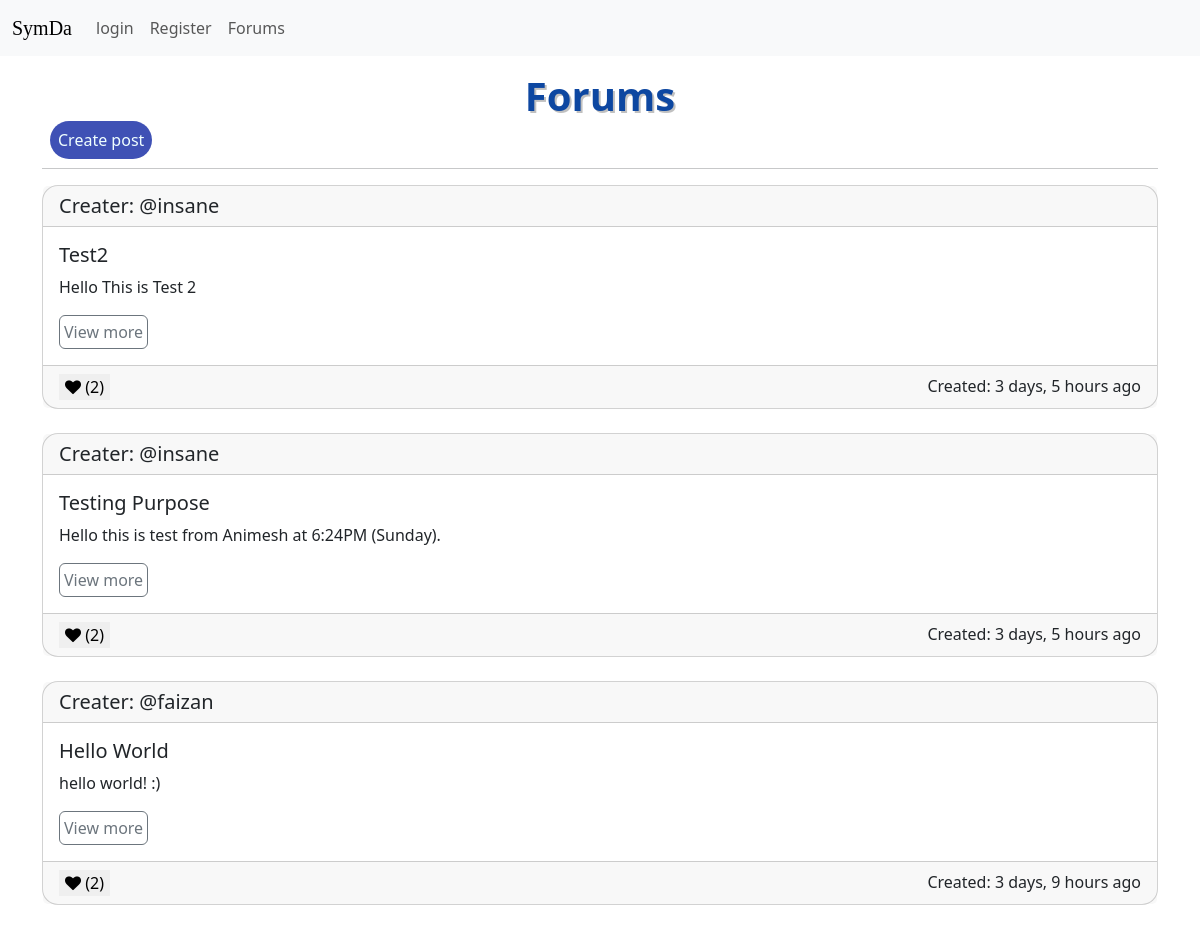
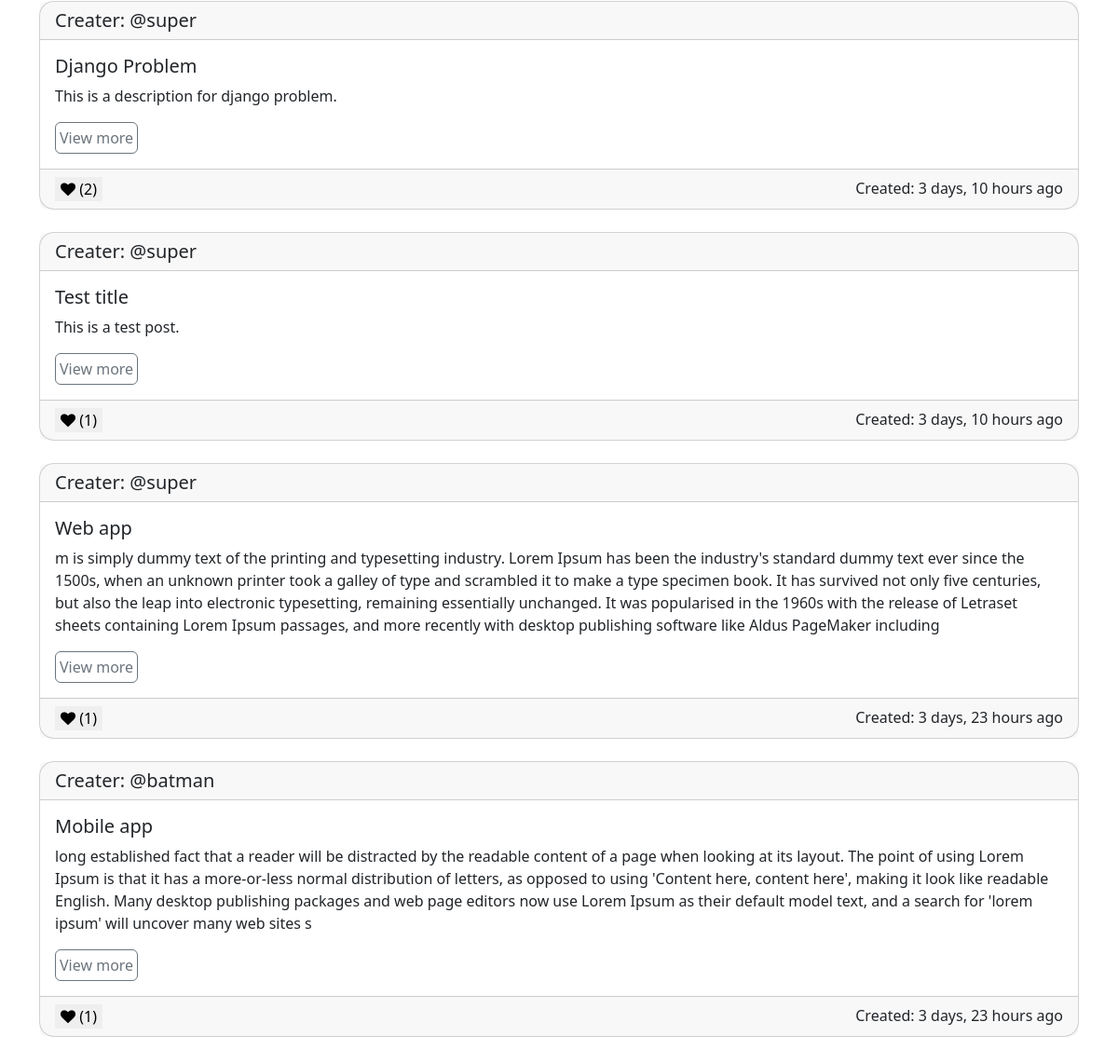
Page /forums/ on the committed database (2 pictures, top to bottom).
### forum_app/models.py (models this page shows, shortened)
class Post(models.Model):
    user = models.ForeignKey(User, on_delete=models.CASCADE)
    title = models.CharField(max_length=200, null=True)
    description = models.TextField(null=True)
    likes = models.ManyToManyField(User, related_name='blog_post')
    rand_num = models.IntegerField(null=True, blank=True)
    created = models.DateTimeField(auto_now_add=True)
    class Meta:
        ordering = ['-created']

### forum_app/views.py (the view)
# urls.py: path('', views.forums, name='forums'),
def forums(request):
    posts = Post.objects.all()
    context = {'posts': posts}
    return render(request, 'forum_app/forums.html', context)

### forum_app/templates/forum_app/forums.html (shortened to what this page needs)
{% extends 'index.html' %}
{% block content %}
<h1 class="text-center text-shadow fw-bold" style="color: #0D47A1;">Forums</h1>
<a href="{% url 'create-post' %}" class="rounded-pill p-2 m-2 create-post">Create post</a><br>
<hr>
{% for post in posts %}
<div class="card rounded-4">
  <h5 class="card-header">Creater: @{{post.user.username}}</h5>
  <div class="card-body">
    <h5 class="card-title">{{post.title}}</h5>
    <p class="card-text">{{post.description}}</p>
    <a href="{% url 'post' post.id %}" class="btn btn-outline-secondary p-1">View more</a>
  </div>
  <div class="card-footer">
    <div id="like-form">
      <form method="POST" action="{% url 'like-post' post.id %}">
        <button type="submit" name="like-post" style="border: none;">
          <i id="{{post.id}}-like-dislike" class="fa fa-heart"></i> ({{post.likes.count}})
        </button>
      </form>
    </div>
    <div>Created: {{post.created|timesince}} ago</div>
  </div>
</div><br>
{% endfor %}
{% endblock content %}

### templates/index.html (style rules this page uses)
.text-shadow { text-shadow: 2px 2px rgba(0, 0, 0, 0.249); }

### forum_app/templates/forum_app/forums.html (style rules this page uses)
#like-form { display: flex; flex: 1; }
.card-footer { display: flex; }
.create-post { text-decoration: none; background-color: #3F51B5; color: azure; }
.text-shadow { text-shadow: 2px 2px rgba(0, 0, 0, 0.249); }

### rows in the picture
Post: user.username "insane", title "Test2", description "Hello This is Test 2", likes.count "2", created "3 days, 5 hours"
Post: user.username "insane", title "Testing Purpose", description "Hello this is test from Animesh at 6:24PM (Sunday).", likes.count "2", created "3 days, 5 hours"
Post: user.username "faizan", title "Hello World", description "hello world! :)", likes.count "2", created "3 days, 9 hours"
Post: user.username "super", title "Django Problem", description "This is a description for django problem.", likes.count "2", created "3 days, 10 hours"
Post: user.username "super", title "Test title", description "This is a test post.", likes.count "1", created "3 days, 10 hours"
Post: user.username "super", title "Web app", description "m is simply dummy text of the printing and typesetting industry. Lorem Ipsum has been the industry's standard dummy text ever since the 1500s, when an unknown printer took a galley of type and scrambled it to make a type specimen book. It has survived not only five centuries, but also the leap into electronic typesetting, remaining essentially unchanged. It was popularised in the 1960s with the release of Letraset sheets containing Lorem Ipsum passages, and more recently with desktop publishing software like Aldus PageMaker including", likes.count "1", created "3 days, 23 hours"
Post: user.username "batman", title "Mobile app", description "long established fact that a reader will be distracted by the readable content of a page when looking at its layout. The point of using Lorem Ipsum is that it has a more-or-less normal distribution of letters, as opposed to using 'Content here, content here', making it look like readable English. Many desktop publishing packages and web page editors now use Lorem Ipsum as their default model text, and a search for 'lorem ipsum' will uncover many web sites s", likes.count "1", created "3 days, 23 hours"
